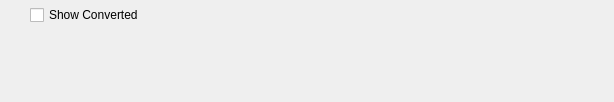
<?xml version="1.0" encoding="UTF-8"?>
<ui version="4.0">
 <comment>This file is part of the xTuple ERP: PostBooks Edition, a free and
open source Enterprise Resource Planning software suite,
Copyright (c) 1999-2019 by OpenMFG LLC, d/b/a xTuple.
It is licensed to you under the Common Public Attribution License
version 1.0, the full text of which (including xTuple-specific Exhibits)
is available at www.xtuple.com/CPAL.  By using this software, you agree
to be bound by its terms.</comment>
 <class>dspQuotesByItem</class>
 <widget class="QWidget" name="dspQuotesByItem">
  <property name="geometry">
   <rect>
    <x>0</x>
    <y>0</y>
    <width>614</width>
    <height>102</height>
   </rect>
  </property>
  <property name="windowTitle">
   <string>Quote Lookup by Item</string>
  </property>
  <layout class="QHBoxLayout" name="horizontalLayout">
   <item>
    <layout class="QVBoxLayout" name="verticalLayout">
     <item>
      <widget class="ItemCluster" name="_item"/>
     </item>
     <item>
      <spacer name="verticalSpacer">
       <property name="orientation">
        <enum>Qt::Vertical</enum>
       </property>
       <property name="sizeHint" stdset="0">
        <size>
         <width>20</width>
         <height>0</height>
        </size>
       </property>
      </spacer>
     </item>
    </layout>
   </item>
   <item>
    <layout class="QVBoxLayout">
     <property name="spacing">
      <number>0</number>
     </property>
     <item>
      <widget class="DateCluster" name="_dates"/>
     </item>
     <item>
      <widget class="XCheckBox" name="_showConverted">
       <property name="text">
        <string>Show Converted</string>
       </property>
      </widget>
     </item>
     <item>
      <spacer>
       <property name="orientation">
        <enum>Qt::Vertical</enum>
       </property>
       <property name="sizeType">
        <enum>QSizePolicy::Expanding</enum>
       </property>
       <property name="sizeHint" stdset="0">
        <size>
         <width>20</width>
         <height>0</height>
        </size>
       </property>
      </spacer>
     </item>
    </layout>
   </item>
   <item>
    <spacer>
     <property name="orientation">
      <enum>Qt::Horizontal</enum>
     </property>
     <property name="sizeType">
      <enum>QSizePolicy::Expanding</enum>
     </property>
     <property name="sizeHint" stdset="0">
      <size>
       <width>0</width>
       <height>20</height>
      </size>
     </property>
    </spacer>
   </item>
  </layout>
 </widget>
 <layoutdefault spacing="5" margin="5"/>
 <customwidgets>
  <customwidget>
   <class>DateCluster</class>
   <extends>QWidget</extends>
   <header>datecluster.h</header>
   <container>1</container>
  </customwidget>
  <customwidget>
   <class>ItemCluster</class>
   <extends>QWidget</extends>
   <header>itemcluster.h</header>
   <container>1</container>
  </customwidget>
  <customwidget>
   <class>XCheckBox</class>
   <extends>QCheckBox</extends>
   <header>xcheckbox.h</header>
  </customwidget>
 </customwidgets>
 <tabstops>
  <tabstop>_item</tabstop>
  <tabstop>_dates</tabstop>
 </tabstops>
 <resources/>
 <connections/>
</ui>
